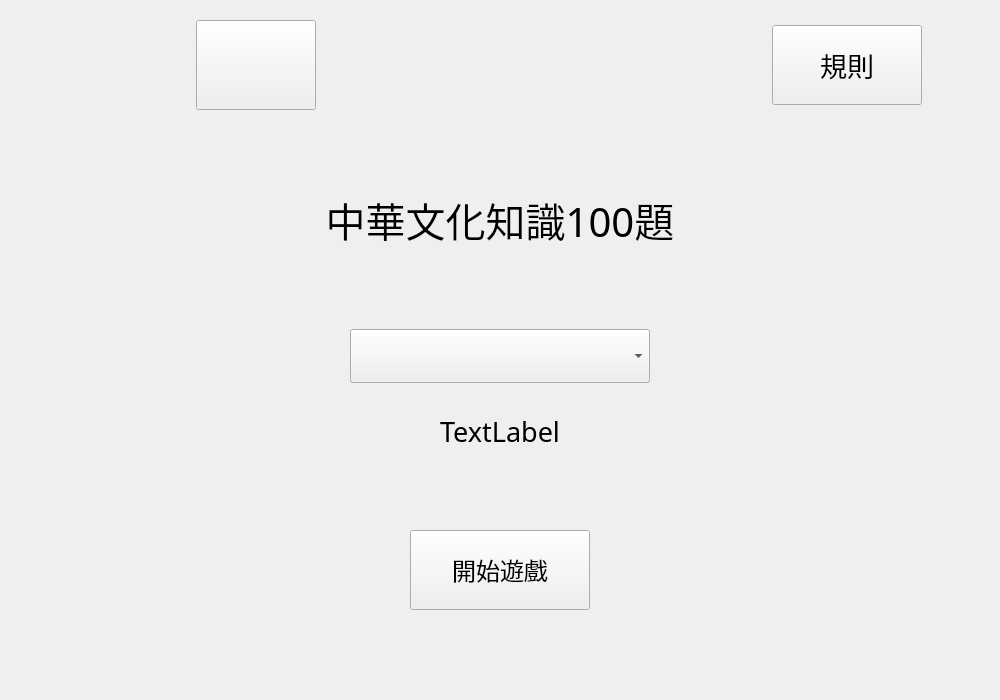
<?xml version="1.0" encoding="UTF-8"?>
<ui version="4.0">
 <class>IntroWidget</class>
 <widget class="QWidget" name="IntroWidget">
  <property name="geometry">
   <rect>
    <x>0</x>
    <y>0</y>
    <width>1000</width>
    <height>700</height>
   </rect>
  </property>
  <property name="windowTitle">
   <string>Form</string>
  </property>
  <layout class="QVBoxLayout" name="verticalLayout">
   <property name="spacing">
    <number>80</number>
   </property>
   <property name="leftMargin">
    <number>20</number>
   </property>
   <property name="topMargin">
    <number>20</number>
   </property>
   <property name="rightMargin">
    <number>20</number>
   </property>
   <property name="bottomMargin">
    <number>90</number>
   </property>
   <item>
    <layout class="QHBoxLayout" name="upperNavigator">
     <property name="spacing">
      <number>400</number>
     </property>
     <property name="leftMargin">
      <number>120</number>
     </property>
     <item>
      <widget class="QPushButton" name="muteSwitch">
       <property name="sizePolicy">
        <sizepolicy hsizetype="Expanding" vsizetype="Expanding">
         <horstretch>0</horstretch>
         <verstretch>0</verstretch>
        </sizepolicy>
       </property>
       <property name="minimumSize">
        <size>
         <width>50</width>
         <height>50</height>
        </size>
       </property>
       <property name="maximumSize">
        <size>
         <width>120</width>
         <height>120</height>
        </size>
       </property>
       <property name="font">
        <font>
         <pointsize>12</pointsize>
        </font>
       </property>
       <property name="text">
        <string/>
       </property>
       <property name="iconSize">
        <size>
         <width>80</width>
         <height>80</height>
        </size>
       </property>
      </widget>
     </item>
     <item>
      <widget class="QPushButton" name="rule">
       <property name="minimumSize">
        <size>
         <width>120</width>
         <height>0</height>
        </size>
       </property>
       <property name="maximumSize">
        <size>
         <width>150</width>
         <height>80</height>
        </size>
       </property>
       <property name="font">
        <font>
         <family>Microsoft JhengHei</family>
         <pointsize>20</pointsize>
        </font>
       </property>
       <property name="text">
        <string>規則</string>
       </property>
      </widget>
     </item>
    </layout>
   </item>
   <item>
    <widget class="QLabel" name="gameTitle">
     <property name="font">
      <font>
       <family>Microsoft JhengHei</family>
       <pointsize>30</pointsize>
      </font>
     </property>
     <property name="text">
      <string>中華文化知識100題</string>
     </property>
     <property name="alignment">
      <set>Qt::AlignmentFlag::AlignCenter</set>
     </property>
    </widget>
   </item>
   <item>
    <layout class="QVBoxLayout" name="gamemode">
     <property name="spacing">
      <number>30</number>
     </property>
     <item>
      <layout class="QHBoxLayout" name="featureBoxLayout">
       <item>
        <widget class="QComboBox" name="featureBox">
         <property name="sizePolicy">
          <sizepolicy hsizetype="Preferred" vsizetype="Preferred">
           <horstretch>0</horstretch>
           <verstretch>0</verstretch>
          </sizepolicy>
         </property>
         <property name="maximumSize">
          <size>
           <width>300</width>
           <height>16777215</height>
          </size>
         </property>
         <property name="font">
          <font>
           <family>Microsoft JhengHei</family>
           <pointsize>25</pointsize>
          </font>
         </property>
         <property name="styleSheet">
          <string notr="true"/>
         </property>
         <property name="editable">
          <bool>false</bool>
         </property>
         <property name="currentText">
          <string notr="true"/>
         </property>
        </widget>
       </item>
      </layout>
     </item>
     <item>
      <widget class="QLabel" name="gamemodeExplanation">
       <property name="font">
        <font>
         <family>Microsoft JhengHei</family>
         <pointsize>20</pointsize>
        </font>
       </property>
       <property name="text">
        <string>TextLabel</string>
       </property>
       <property name="alignment">
        <set>Qt::AlignmentFlag::AlignHCenter|Qt::AlignmentFlag::AlignTop</set>
       </property>
      </widget>
     </item>
    </layout>
   </item>
   <item>
    <layout class="QHBoxLayout" name="startLayout">
     <item>
      <widget class="QPushButton" name="startGame">
       <property name="minimumSize">
        <size>
         <width>0</width>
         <height>80</height>
        </size>
       </property>
       <property name="maximumSize">
        <size>
         <width>180</width>
         <height>16777215</height>
        </size>
       </property>
       <property name="font">
        <font>
         <family>Microsoft JhengHei</family>
         <pointsize>18</pointsize>
        </font>
       </property>
       <property name="text">
        <string>開始遊戲</string>
       </property>
      </widget>
     </item>
    </layout>
   </item>
  </layout>
 </widget>
 <resources/>
 <connections/>
</ui>
